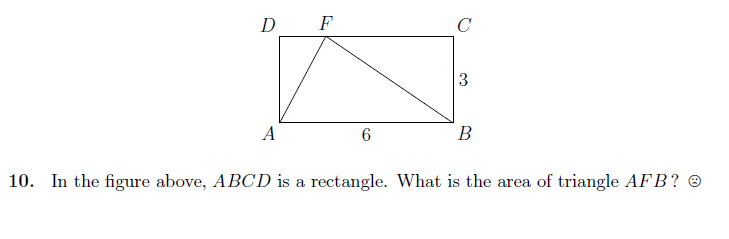
#> input picture IMGTEST/003.png, 729 x 239 px, found by its file name
$ jupyter execute 1shapeDetection.ipynb
#> lines starting #> are read from the running program, lines starting #| are printed output that depends on the picture; after the words box and inside, x2 and y2 are one past the last pixel; in counts of white or black regions, pixels touching at a corner belong together
## Shape Detection

here we can see it will detect one shape properly in any image

[cell 1]
import cv2
import numpy as np
import math

def load_and_preprocess_image(image_path):
    img = cv2.imread(image_path)
    if img is None:
        print("Image not found or path is incorrect!")
        exit()
    gray = cv2.cvtColor(img, cv2.COLOR_BGR2GRAY)
    blurred = cv2.GaussianBlur(gray, (5, 5), 1)
    edges = cv2.Canny(blurred, 50, 150)
    cv2.imshow("Edges", edges)
    return img, edges

def find_contours(edges):
    contours, hierarchy = cv2.findContours(edges, cv2.RETR_TREE, cv2.CHAIN_APPROX_SIMPLE)
    if len(contours) == 0 or hierarchy is None:
        print("No contours or hierarchy found!")
        cv2.waitKey(0)
        cv2.destroyAllWindows()
        exit()

    # Sort contours by area and select the two largest ones
    contours = sorted(contours, key=cv2.contourArea, reverse=True)[:5]  # Taking top 5 for flexibility
    print(f"Total Contours Found: {len(contours)}")
    return contours

def detect_shape(cnt):
    epsilon = 0.02 * cv2.arcLength(cnt, True)
    approx = cv2.approxPolyDP(cnt, epsilon, True)
    vertices = len(approx)

    M = cv2.moments(cnt)
    if M['m00'] != 0:
        cx = int(M['m10'] / M['m00'])
        cy = int(M['m01'] / M['m00'])
    else:
        cx, cy = 0, 0
    center = (cx, cy)

    area = cv2.contourArea(cnt)

    side_lengths = [
        math.hypot(approx[i][0][0] - approx[(i + 1) % vertices][0][0],
                   approx[i][0][1] - approx[(i + 1) % vertices][0][1])
        for i in range(vertices)
    ]

    angles = []
    for i in range(vertices):
        p0, p1, p2 = approx[i - 1][0], approx[i][0], approx[(i + 1) % vertices][0]
        v1 = (p0[0] - p1[0], p0[1] - p1[1])
        v2 = (p2[0] - p1[0], p2[1] - p1[1])
        dot_prod = v1[0] * v2[0] + v1[1] * v2[1]
        mag1 = math.hypot(*v1)
        mag2 = math.hypot(*v2)
        angle = 0 if mag1 == 0 or mag2 == 0 else math.acos(max(min(dot_prod / (mag1 * mag2), 1), -1)) * 180 / math.pi
        angles.append(angle)

    shape = classify_shape(vertices, side_lengths, angles, cnt, area)
    return {'shape': shape, 'center': center, 'area': area, 'contour': approx, 'sides': side_lengths, 'angles': angles}

def classify_shape(vertices, side_lengths, angles, cnt, area):
    if vertices == 3:
        return "Triangle"
    elif vertices == 4:
        sides_equal = all(abs(side - side_lengths[0]) < 10 for side in side_lengths)
        angles_close_90 = all(abs(angle - 90) < 10 for angle in angles)
        if sides_equal and angles_close_90:
            return "Square"
        elif angles_close_90:
            return "Rectangle"
        else:
            return "Quadrilateral"
    elif vertices > 4:
        circularity = 4 * math.pi * area / (cv2.arcLength(cnt, True) ** 2)
        return "Circle" if circularity > 0.8 else f"{vertices}-gon"
    return "Unknown"

def draw_shapes(img, shape_data_list):
    for shape_data in shape_data_list:
        cv2.drawContours(img, [shape_data['contour']], -1, (0, 255, 0), 2)
        cv2.putText(img, shape_data['shape'], shape_data['center'], cv2.FONT_HERSHEY_SIMPLEX, 0.5, (255, 0, 0), 1)
        print(f"Detected Shape: {shape_data['shape']} at {shape_data['center']}")
    cv2.imshow('Detected Shapes', img)
    cv2.waitKey(0)
    cv2.destroyAllWindows()

def main():
    image_path = r'C:\Users\ashut\Documents\GitHub\ProjectMajor\IMGTEST\003.png'
    img, edges = load_and_preprocess_image(image_path)
#> in load_and_preprocess_image, img is the input picture: shape (239, 729, 3); mean B, G, R 251.4, 251.3, 251.3
#> in load_and_preprocess_image, `blurred = cv2.GaussianBlur(gray, (5, 5), 1)`:
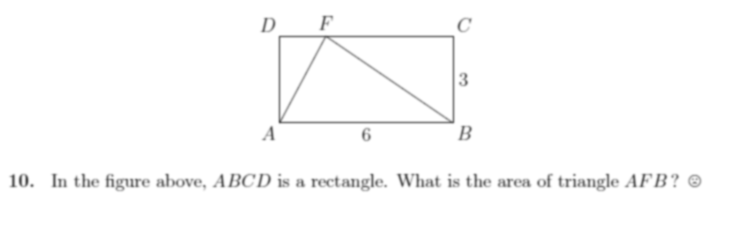
#> blurred: shape (239, 729); min 84, max 255, mean 251.3
#> in load_and_preprocess_image, `edges = cv2.Canny(blurred, 50, 150)`:
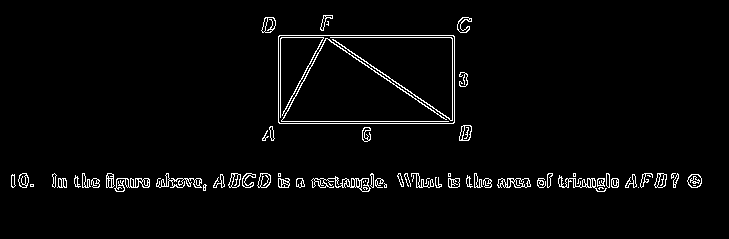
#> edges: shape (239, 729); 2.9% white in thin lines or dots, all inside (x1, y1, x2, y2) = (11, 15, 702, 192)
    contours = find_contours(edges)
#> in find_contours, `contours, hierarchy = cv2.findContours(edges, cv2.RETR_TREE, cv2.CHAIN..`: contours = 196 contours, 83 with area under 20; largest, box (x1, y1, x2, y2) and area: (278, 35, 455, 124) 15486, (278, 35, 455, 124) 15480, (311, 176, 371, 192) 328, (497, 178, 531, 188) 218, (558, 175, 607, 192) 168
#> in find_contours, `contours = sorted(contours, key=cv2.contourArea, reverse=True)[:5]`: contours = 5 contours; box (x1, y1, x2, y2) and area: (278, 35, 455, 124) 15486, (278, 35, 455, 124) 15480, (311, 176, 371, 192) 328, (497, 178, 531, 188) 218, (558, 175, 607, 192) 168
#| Total Contours Found: 5

    # Detect shapes from the two largest contours
    shape_data_list = [detect_shape(cnt) for cnt in contours[:2]]
#> shape_data_list = 2 items
    if len(shape_data_list) == 0:
        print("No valid shapes detected.")
        return

    # Draw and display shapes
    draw_shapes(img, shape_data_list)
#> the loop in draw_shapes, `for shape_data in shape_data_list:` made 2 passes
#| Detected Shape: Rectangle at (366, 79)
#| Detected Shape: Rectangle at (366, 79)
#> after the loop in draw_shapes, `for shape_data in shape_data_list:`:
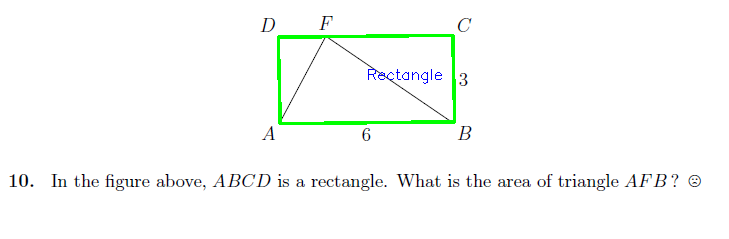
#> img: shape (239, 729, 3); 1.15% of pixels changed, all inside (x1, y1, x2, y2) = (277, 34, 456, 125)

    # Print detected shape names
    print("\nSummary of Detected Shapes:")
    for i, shape_data in enumerate(shape_data_list, start=1):
        print(f"Shape {i}: {shape_data['shape']} at {shape_data['center']} (Area: {shape_data['area']:.2f})")
#> this loop made 2 passes
#> i on passes 1 to 2: 1, 2
#> (printed output is left out)


if __name__ == "__main__":
    main()

[cell 2]
import cv2
import numpy as np
import math

def load_and_preprocess_image(image_path):
    img = cv2.imread(image_path)
    if img is None:
        print("Image not found or path is incorrect!")
        exit()
    gray = cv2.cvtColor(img, cv2.COLOR_BGR2GRAY)
    blurred = cv2.GaussianBlur(gray, (5, 5), 1)
    edges = cv2.Canny(blurred, 50, 150)
    cv2.imshow("Edges", edges)
    return img, edges

def find_contours(edges):
    contours, hierarchy = cv2.findContours(edges, cv2.RETR_TREE, cv2.CHAIN_APPROX_SIMPLE)
    if len(contours) == 0 or hierarchy is None:
        print("No contours or hierarchy found!")
        cv2.waitKey(0)
        cv2.destroyAllWindows()
        exit()

    # Sort contours by area and select the two largest ones
    contours = sorted(contours, key=cv2.contourArea, reverse=True)[:1]  # Taking top 5 for flexibility
    print(f"Total Contours Found: {len(contours)}")
    return contours

def detect_shape(cnt):
    epsilon = 0.02 * cv2.arcLength(cnt, True)
    approx = cv2.approxPolyDP(cnt, epsilon, True)
    vertices = len(approx)

    M = cv2.moments(cnt)
    if M['m00'] != 0:
        cx = int(M['m10'] / M['m00'])
        cy = int(M['m01'] / M['m00'])
    else:
        cx, cy = 0, 0
    center = (cx, cy)

    area = cv2.contourArea(cnt)

    side_lengths = [
        math.hypot(approx[i][0][0] - approx[(i + 1) % vertices][0][0],
                   approx[i][0][1] - approx[(i + 1) % vertices][0][1])
        for i in range(vertices)
    ]

    angles = []
    for i in range(vertices):
        p0, p1, p2 = approx[i - 1][0], approx[i][0], approx[(i + 1) % vertices][0]
        v1 = (p0[0] - p1[0], p0[1] - p1[1])
        v2 = (p2[0] - p1[0], p2[1] - p1[1])
        dot_prod = v1[0] * v2[0] + v1[1] * v2[1]
        mag1 = math.hypot(*v1)
        mag2 = math.hypot(*v2)
        angle = 0 if mag1 == 0 or mag2 == 0 else math.acos(max(min(dot_prod / (mag1 * mag2), 1), -1)) * 180 / math.pi
        angles.append(angle)

    shape = classify_shape(vertices, side_lengths, angles, cnt, area)
    return {'shape': shape, 'center': center, 'area': area, 'contour': approx, 'sides': side_lengths, 'angles': angles}

def classify_shape(vertices, side_lengths, angles, cnt, area):
    if vertices == 3:
        return "Triangle"
    elif vertices == 4:
        sides_equal = all(abs(side - side_lengths[0]) < 10 for side in side_lengths)
        angles_close_90 = all(abs(angle - 90) < 10 for angle in angles)
        if sides_equal and angles_close_90:
            return "Square"
        elif angles_close_90:
            return "Rectangle"
        else:
            return "Quadrilateral"
    elif vertices > 4:
        circularity = 4 * math.pi * area / (cv2.arcLength(cnt, True) ** 2)
        return "Circle" if circularity > 0.8 else f"{vertices}-gon"
    return "Unknown"

def draw_shapes(img, shape_data_list):
    for shape_data in shape_data_list:
        cv2.drawContours(img, [shape_data['contour']], -1, (0, 255, 0), 2)
        cv2.putText(img, shape_data['shape'], shape_data['center'], cv2.FONT_HERSHEY_SIMPLEX, 0.5, (255, 0, 0), 1)
        print(f"Detected Shape: {shape_data['shape']} at {shape_data['center']}")
    cv2.imshow('Detected Shapes', img)
    cv2.waitKey(0)
    cv2.destroyAllWindows()

def main():
    image_path = r'C:\Users\ashut\Documents\GitHub\ProjectMajor\IMGTEST\003.png'
    #image_path = r"C:\Users\ashut\Documents\GitHub\ProjectMajor\IMGTEST\009.png"
    #image_path = r"C:\Users\ashut\Downloads\GeoQA\GeoQA3\image\4286.png"
    # image_path = r"C:\Users\ashut\Downloads\Geometry3k\val\2139\img_diagram.png"
    img, edges = load_and_preprocess_image(image_path)
    contours = find_contours(edges)
#> in find_contours, `contours, hierarchy = cv2.findContours(edges, cv2.RETR_TREE, cv2.CHAIN..`: contours = 196 contours, 83 with area under 20; largest, box (x1, y1, x2, y2) and area: (278, 35, 455, 124) 15486, (278, 35, 455, 124) 15480, (311, 176, 371, 192) 328, (497, 178, 531, 188) 218, (558, 175, 607, 192) 168
#> in find_contours, `contours = sorted(contours, key=cv2.contourArea, reverse=True)[:1]`: contours = 1 item
#| Total Contours Found: 1
#> contours = 1 item

    if len(contours) == 0:
        print("No contours found.")
        return

    # Only detect shape from the largest contour (contours[0] since they're already sorted by area)
    largest_contour = contours[0]
#> largest_contour = [[279, 35], [278, 36], [278, 122], [279, 123], [453, 123], [454, 122], [454, 36], [453, 35]]
    shape_data = detect_shape(largest_contour)
#> in detect_shape, `epsilon = 0.02 * cv2.arcLength(cnt, True)`: epsilon = 10.51
#> in detect_shape, `approx = cv2.approxPolyDP(cnt, epsilon, True)`: approx = [[278, 36], [279, 123], [454, 122], [453, 35]]
#> in detect_shape, `vertices = len(approx)`: vertices = 4
#> in detect_shape, `M = cv2.moments(cnt)`: M = moments, m00 15486, centre m10/m00, m01/m00 = (366, 79)
#> in detect_shape, `cx = int(M['m10'] / M['m00'])`: cx = 366
#> in detect_shape, `cy = int(M['m01'] / M['m00'])`: cy = 79
#> in detect_shape, `center = (cx, cy)`: center = (366, 79)
#> in detect_shape, `area = cv2.contourArea(cnt)`: area = 15486
#> in detect_shape, `side_lengths = [ math.hypot(approx[i][0][0] - approx[(i + 1) % vertice..`: side_lengths = [87.01, 175, 87.01, 175]
#> the loop in detect_shape, `for i in range(vertices):` made 4 passes
#> (p0, p1, p2, v1, v2, dot_prod, mag1, mag2) on passes 1 to 4: ([453, 35], [278, 36], [279, 123], (175, -1), (1, 87), 88, 175, 87.01), ([278, 36], [279, 123], [454, 122], (-1, -87), (175, -1), -88, 87.01, 175), ([279, 123], [454, 122], [453, 35], (-175, 1), (-1, -87), 88, 175, 87.01), ([454, 122], [453, 35], [278, 36], (1, 87), (-175, 1), -88, 87.01, 175)
#> after the loop in detect_shape, `for i in range(vertices):`: angles = [89.67, 90.33, 89.67, 90.33]
#> in classify_shape, `sides_equal = all(abs(side - side_lengths[0]) < 10 for side in side_le..`: sides_equal = False
#> in classify_shape, `angles_close_90 = all(abs(angle - 90) < 10 for angle in angles)`: angles_close_90 = True
#> in detect_shape, `shape = classify_shape(vertices, side_lengths, angles, cnt, area)`: shape = 'Rectangle'
#> shape_data = {'shape': 'Rectangle', 'center': (366, 79), 'area': 15486, 'contour': [[278, 36], [279, 123], [454, 122], [453, 35]], 'sides': [87.01, 175, 87.01, 175], 'angles': [89.67, 90.33, 89.67, 90.33]}

    # Draw and display shape
    draw_shapes(img, [shape_data])
#> after the loop in draw_shapes, `for shape_data in shape_data_list:`:
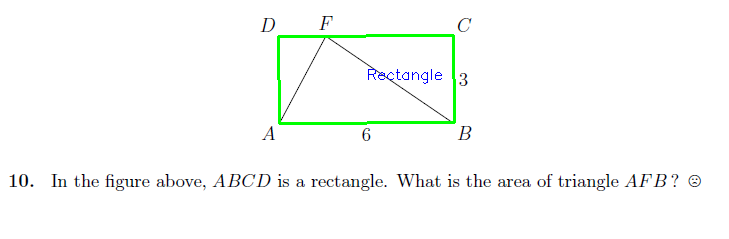
#> img: shape (239, 729, 3); 1.01% of pixels changed, all inside (x1, y1, x2, y2) = (277, 34, 456, 125)

    # Print detected shape name
    print("\nSummary of Detected Shape:")
    print(f"Shape: {shape_data['shape']} at {shape_data['center']} (Area: {shape_data['area']:.2f})")
#| Shape: Rectangle at (366, 79) (Area: 15486.00)


if __name__ == "__main__":
    main()

$ run again, with IMGTEST/009.png copied over IMGTEST/003.png
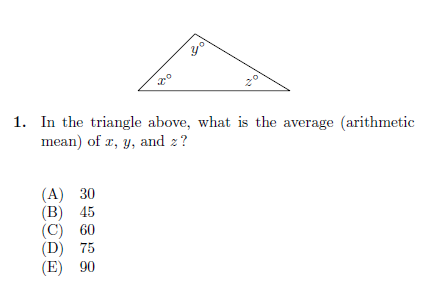
#> input picture IMGTEST/009.png, 422 x 308 px, found by its file name
#> in load_and_preprocess_image, img is the input picture: shape (308, 422, 3); mean B, G, R 251.6, 251.5, 251.6
#> in load_and_preprocess_image, `edges = cv2.Canny(blurred, 50, 150)`:
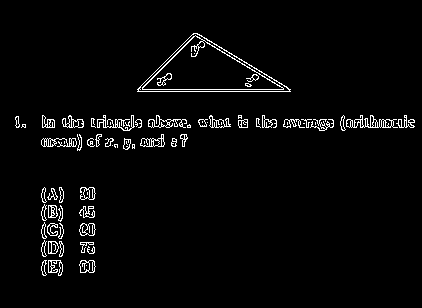
#> edges: shape (308, 422); 3.1% white in thin lines or dots, all inside (x1, y1, x2, y2) = (15, 33, 415, 276)
#> in find_contours, `contours, hierarchy = cv2.findContours(edges, cv2.RETR_TREE, cv2.CHAIN..`: contours = 208 contours, 108 with area under 20; largest, box (x1, y1, x2, y2) and area: (137, 33, 291, 92) 4708, (138, 33, 290, 92) 4661, (142, 35, 284, 90) 3938, (142, 35, 284, 90) 3816, (346, 115, 398, 128) 278
#> in find_contours, `contours = sorted(contours, key=cv2.contourArea, reverse=True)[:5]`: contours = 5 contours; box (x1, y1, x2, y2) and area: (137, 33, 291, 92) 4708, (138, 33, 290, 92) 4661, (142, 35, 284, 90) 3938, (142, 35, 284, 90) 3816, (346, 115, 398, 128) 278
#| Total Contours Found: 5
#> shape_data_list = 2 items
#> the loop in draw_shapes, `for shape_data in shape_data_list:` made 2 passes
#| Detected Shape: Triangle at (207, 71)
#| Detected Shape: Triangle at (207, 71)
#> the loop in main, `for i, shape_data in enumerate(shape_data_list, start=1):` made 2 passes
#> i on passes 1 to 2: 1, 2
#> (printed output is left out)
#> in find_contours, `contours, hierarchy = cv2.findContours(edges, cv2.RETR_TREE, cv2.CHAIN..`: contours = 208 contours, 108 with area under 20; largest, box (x1, y1, x2, y2) and area: (137, 33, 291, 92) 4708, (138, 33, 290, 92) 4661, (142, 35, 284, 90) 3938, (142, 35, 284, 90) 3816, (346, 115, 398, 128) 278
#> in find_contours, `contours = sorted(contours, key=cv2.contourArea, reverse=True)[:1]`: contours = 1 contour; box (x1, y1, x2, y2) and area: (137, 33, 291, 92) 4708
#| Total Contours Found: 1
#> largest_contour = contour of 81 points, box (x1, y1, x2, y2) (137, 33, 291, 92), area 4708
#> epsilon = 7.16
#> approx = [[137, 89], [290, 91], [197, 33]]
#> vertices = 3
#> M = moments, m00 4708, centre m10/m00, m01/m00 = (207.7, 71.16)
#> cx = 207
#> cy = 71
#> center = (207, 71)
#> area = 4708
#> side_lengths = [153, 109.6, 82.07]
#> the loop in detect_shape, `for i in range(vertices):` made 3 passes
#> (p0, p1, p2, v1, v2, dot_prod, mag1, mag2) on passes 1 to 3: ([197, 33], [137, 89], [290, 91], (60, -56), (153, 2), 9068, 82.07, 153), ([137, 89], [290, 91], [197, 33], (-153, -2), (-93, -58), 14345, 153, 109.6), ([290, 91], [197, 33], [137, 89], (93, 58), (-60, 56), -2332, 109.6, 82.07)
#> after the loop in detect_shape, `for i in range(vertices):`: angles = [43.77, 31.2, 105]
#> shape = 'Triangle'
#> in main, `shape_data = detect_shape(largest_contour)`: shape_data = {'shape': 'Triangle', 'center': (207, 71), 'area': 4708, 'contour': [[137, 89], [290, 91], [197, 33]], 'sides': [153, 109.6, 82.07], 'angles': [43.77, 31.2, 105]}
#> after the loop in draw_shapes, `for shape_data in shape_data_list:`:
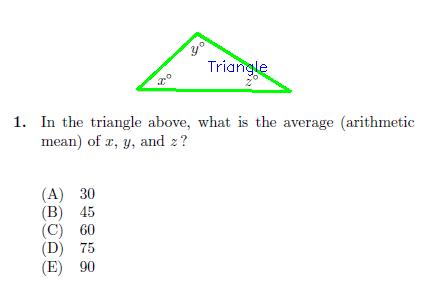
#> img: shape (308, 422, 3); 0.93% of pixels changed, all inside (x1, y1, x2, y2) = (136, 32, 292, 93)
#| Shape: Triangle at (207, 71) (Area: 4708.00)

$ run again, with IMGTEST/000.png copied over IMGTEST/003.png
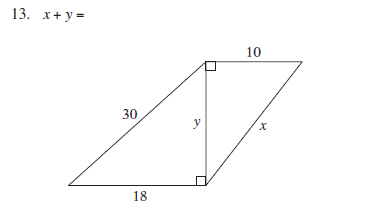
#> input picture IMGTEST/000.png, 388 x 222 px, found by its file name
#> in load_and_preprocess_image, img is the input picture: shape (222, 388, 3); mean B, G, R 252.6, 252.6, 252.6
#> in load_and_preprocess_image, `edges = cv2.Canny(blurred, 50, 150)`:
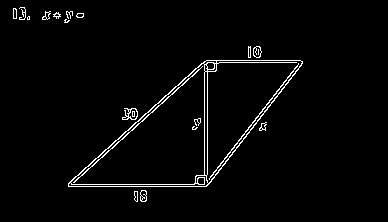
#> edges: shape (222, 388); 2.5% white in thin lines or dots, all inside (x1, y1, x2, y2) = (13, 7, 303, 202)
#> in find_contours, `contours, hierarchy = cv2.findContours(edges, cv2.RETR_TREE, cv2.CHAIN..`: contours = 48 contours, 22 with area under 20; largest, box (x1, y1, x2, y2) and area: (68, 60, 303, 187) 15264, (70, 63, 206, 185) 8295, (206, 60, 303, 184) 5946, (68, 175, 209, 187) 332, (204, 71, 208, 176) 310
#> in find_contours, `contours = sorted(contours, key=cv2.contourArea, reverse=True)[:5]`: contours = 5 contours; box (x1, y1, x2, y2) and area: (68, 60, 303, 187) 15264, (70, 63, 206, 185) 8295, (206, 60, 303, 184) 5946, (68, 175, 209, 187) 332, (204, 71, 208, 176) 310
#| Total Contours Found: 5
#> shape_data_list = 2 items
#> the loop in draw_shapes, `for shape_data in shape_data_list:` made 2 passes
#| Detected Shape: Quadrilateral at (191, 126)
#| Detected Shape: Quadrilateral at (158, 142)
#> the loop in main, `for i, shape_data in enumerate(shape_data_list, start=1):` made 2 passes
#> i on passes 1 to 2: 1, 2
#> (printed output is left out)
#> in find_contours, `contours, hierarchy = cv2.findContours(edges, cv2.RETR_TREE, cv2.CHAIN..`: contours = 48 contours, 22 with area under 20; largest, box (x1, y1, x2, y2) and area: (68, 60, 303, 187) 15264, (70, 63, 206, 185) 8295, (206, 60, 303, 184) 5946, (68, 175, 209, 187) 332, (204, 71, 208, 176) 310
#> in find_contours, `contours = sorted(contours, key=cv2.contourArea, reverse=True)[:1]`: contours = 1 contour; box (x1, y1, x2, y2) and area: (68, 60, 303, 187) 15264
#| Total Contours Found: 1
#> largest_contour = contour of 92 points, box (x1, y1, x2, y2) (68, 60, 303, 187), area 15264
#> epsilon = 11.82
#> approx = [[302, 61], [204, 61], [68, 186], [206, 186]]
#> vertices = 4
#> M = moments, m00 15264, centre m10/m00, m01/m00 = (191.6, 126.7)
#> cx = 191
#> cy = 126
#> center = (191, 126)
#> area = 15264
#> side_lengths = [98, 184.7, 138, 157.6]
#> the loop in detect_shape, `for i in range(vertices):` made 4 passes
#> (p0, p1, p2, v1, v2, dot_prod, mag1, mag2) on passes 1 to 4: ([206, 186], [302, 61], [204, 61], (-96, 125), (-98, 0), 9408, 157.6, 98), ([302, 61], [204, 61], [68, 186], (98, 0), (-136, 125), -13328, 98, 184.7), ([204, 61], [68, 186], [206, 186], (136, -125), (138, 0), 18768, 184.7, 138), ([68, 186], [206, 186], [302, 61], (-138, 0), (96, -125), -13248, 138, 157.6)
#> after the loop in detect_shape, `for i in range(vertices):`: angles = [52.48, 137.4, 42.59, 127.5]
#> sides_equal = False
#> shape = 'Quadrilateral'
#> in main, `shape_data = detect_shape(largest_contour)`: shape_data = {'shape': 'Quadrilateral', 'center': (191, 126), 'area': 15264, 'contour': [[302, 61], [204, 61], [68, 186], [206, 186]], 'sides': [98, 184.7, 138, 157.6], 'angles': [52.48, 137.4, 42.59, 127.5]}
#> after the loop in draw_shapes, `for shape_data in shape_data_list:`:
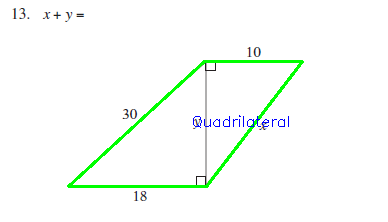
#> img: shape (222, 388, 3); 2.35% of pixels changed, all inside (x1, y1, x2, y2) = (67, 60, 304, 188)
#| Shape: Quadrilateral at (191, 126) (Area: 15264.00)
